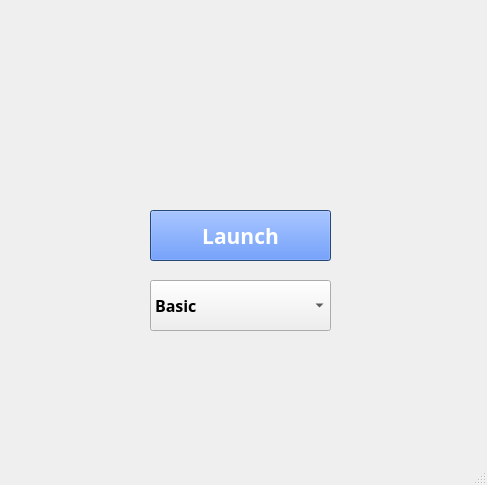
<?xml version="1.0" encoding="UTF-8"?>
<ui version="4.0">
 <class>MainWindow</class>
 <widget class="QMainWindow" name="MainWindow">
  <property name="geometry">
   <rect>
    <x>0</x>
    <y>0</y>
    <width>487</width>
    <height>485</height>
   </rect>
  </property>
  <property name="font">
   <font>
    <family>Waree</family>
    <pointsize>12</pointsize>
    <weight>75</weight>
    <bold>true</bold>
   </font>
  </property>
  <property name="windowTitle">
   <string>MainWindow</string>
  </property>
  <widget class="QWidget" name="centralwidget">
   <widget class="QComboBox" name="comboBox">
    <property name="geometry">
     <rect>
      <x>150</x>
      <y>280</y>
      <width>181</width>
      <height>51</height>
     </rect>
    </property>
    <item>
     <property name="text">
      <string>Basic</string>
     </property>
    </item>
    <item>
     <property name="text">
      <string>Traffic Signs</string>
     </property>
    </item>
    <item>
     <property name="text">
      <string>Food</string>
     </property>
    </item>
   </widget>
   <widget class="QPushButton" name="pushButton">
    <property name="geometry">
     <rect>
      <x>150</x>
      <y>210</y>
      <width>181</width>
      <height>51</height>
     </rect>
    </property>
    <property name="palette">
     <palette>
      <active>
       <colorrole role="WindowText">
        <brush brushstyle="SolidPattern">
         <color alpha="255">
          <red>0</red>
          <green>0</green>
          <blue>0</blue>
         </color>
        </brush>
       </colorrole>
       <colorrole role="Button">
        <brush brushstyle="SolidPattern">
         <color alpha="255">
          <red>51</red>
          <green>117</green>
          <blue>255</blue>
         </color>
        </brush>
       </colorrole>
       <colorrole role="Light">
        <brush brushstyle="SolidPattern">
         <color alpha="255">
          <red>78</red>
          <green>152</green>
          <blue>246</blue>
         </color>
        </brush>
       </colorrole>
       <colorrole role="Midlight">
        <brush brushstyle="SolidPattern">
         <color alpha="255">
          <red>65</red>
          <green>126</green>
          <blue>205</blue>
         </color>
        </brush>
       </colorrole>
       <colorrole role="Dark">
        <brush brushstyle="SolidPattern">
         <color alpha="255">
          <red>26</red>
          <green>50</green>
          <blue>82</blue>
         </color>
        </brush>
       </colorrole>
       <colorrole role="Mid">
        <brush brushstyle="SolidPattern">
         <color alpha="255">
          <red>34</red>
          <green>67</green>
          <blue>109</blue>
         </color>
        </brush>
       </colorrole>
       <colorrole role="Text">
        <brush brushstyle="SolidPattern">
         <color alpha="255">
          <red>0</red>
          <green>0</green>
          <blue>0</blue>
         </color>
        </brush>
       </colorrole>
       <colorrole role="BrightText">
        <brush brushstyle="SolidPattern">
         <color alpha="255">
          <red>255</red>
          <green>255</green>
          <blue>255</blue>
         </color>
        </brush>
       </colorrole>
       <colorrole role="ButtonText">
        <brush brushstyle="SolidPattern">
         <color alpha="255">
          <red>255</red>
          <green>255</green>
          <blue>255</blue>
         </color>
        </brush>
       </colorrole>
       <colorrole role="Base">
        <brush brushstyle="SolidPattern">
         <color alpha="255">
          <red>255</red>
          <green>255</green>
          <blue>255</blue>
         </color>
        </brush>
       </colorrole>
       <colorrole role="Window">
        <brush brushstyle="SolidPattern">
         <color alpha="255">
          <red>52</red>
          <green>101</green>
          <blue>164</blue>
         </color>
        </brush>
       </colorrole>
       <colorrole role="Shadow">
        <brush brushstyle="SolidPattern">
         <color alpha="255">
          <red>0</red>
          <green>0</green>
          <blue>0</blue>
         </color>
        </brush>
       </colorrole>
       <colorrole role="AlternateBase">
        <brush brushstyle="SolidPattern">
         <color alpha="255">
          <red>153</red>
          <green>178</green>
          <blue>209</blue>
         </color>
        </brush>
       </colorrole>
       <colorrole role="ToolTipBase">
        <brush brushstyle="SolidPattern">
         <color alpha="255">
          <red>255</red>
          <green>255</green>
          <blue>220</blue>
         </color>
        </brush>
       </colorrole>
       <colorrole role="ToolTipText">
        <brush brushstyle="SolidPattern">
         <color alpha="255">
          <red>0</red>
          <green>0</green>
          <blue>0</blue>
         </color>
        </brush>
       </colorrole>
       <colorrole role="PlaceholderText">
        <brush brushstyle="SolidPattern">
         <color alpha="128">
          <red>0</red>
          <green>0</green>
          <blue>0</blue>
         </color>
        </brush>
       </colorrole>
      </active>
      <inactive>
       <colorrole role="WindowText">
        <brush brushstyle="SolidPattern">
         <color alpha="255">
          <red>0</red>
          <green>0</green>
          <blue>0</blue>
         </color>
        </brush>
       </colorrole>
       <colorrole role="Button">
        <brush brushstyle="SolidPattern">
         <color alpha="255">
          <red>51</red>
          <green>117</green>
          <blue>255</blue>
         </color>
        </brush>
       </colorrole>
       <colorrole role="Light">
        <brush brushstyle="SolidPattern">
         <color alpha="255">
          <red>78</red>
          <green>152</green>
          <blue>246</blue>
         </color>
        </brush>
       </colorrole>
       <colorrole role="Midlight">
        <brush brushstyle="SolidPattern">
         <color alpha="255">
          <red>65</red>
          <green>126</green>
          <blue>205</blue>
         </color>
        </brush>
       </colorrole>
       <colorrole role="Dark">
        <brush brushstyle="SolidPattern">
         <color alpha="255">
          <red>26</red>
          <green>50</green>
          <blue>82</blue>
         </color>
        </brush>
       </colorrole>
       <colorrole role="Mid">
        <brush brushstyle="SolidPattern">
         <color alpha="255">
          <red>34</red>
          <green>67</green>
          <blue>109</blue>
         </color>
        </brush>
       </colorrole>
       <colorrole role="Text">
        <brush brushstyle="SolidPattern">
         <color alpha="255">
          <red>0</red>
          <green>0</green>
          <blue>0</blue>
         </color>
        </brush>
       </colorrole>
       <colorrole role="BrightText">
        <brush brushstyle="SolidPattern">
         <color alpha="255">
          <red>255</red>
          <green>255</green>
          <blue>255</blue>
         </color>
        </brush>
       </colorrole>
       <colorrole role="ButtonText">
        <brush brushstyle="SolidPattern">
         <color alpha="255">
          <red>255</red>
          <green>255</green>
          <blue>255</blue>
         </color>
        </brush>
       </colorrole>
       <colorrole role="Base">
        <brush brushstyle="SolidPattern">
         <color alpha="255">
          <red>255</red>
          <green>255</green>
          <blue>255</blue>
         </color>
        </brush>
       </colorrole>
       <colorrole role="Window">
        <brush brushstyle="SolidPattern">
         <color alpha="255">
          <red>52</red>
          <green>101</green>
          <blue>164</blue>
         </color>
        </brush>
       </colorrole>
       <colorrole role="Shadow">
        <brush brushstyle="SolidPattern">
         <color alpha="255">
          <red>0</red>
          <green>0</green>
          <blue>0</blue>
         </color>
        </brush>
       </colorrole>
       <colorrole role="AlternateBase">
        <brush brushstyle="SolidPattern">
         <color alpha="255">
          <red>153</red>
          <green>178</green>
          <blue>209</blue>
         </color>
        </brush>
       </colorrole>
       <colorrole role="ToolTipBase">
        <brush brushstyle="SolidPattern">
         <color alpha="255">
          <red>255</red>
          <green>255</green>
          <blue>220</blue>
         </color>
        </brush>
       </colorrole>
       <colorrole role="ToolTipText">
        <brush brushstyle="SolidPattern">
         <color alpha="255">
          <red>0</red>
          <green>0</green>
          <blue>0</blue>
         </color>
        </brush>
       </colorrole>
       <colorrole role="PlaceholderText">
        <brush brushstyle="SolidPattern">
         <color alpha="128">
          <red>0</red>
          <green>0</green>
          <blue>0</blue>
         </color>
        </brush>
       </colorrole>
      </inactive>
      <disabled>
       <colorrole role="WindowText">
        <brush brushstyle="SolidPattern">
         <color alpha="255">
          <red>26</red>
          <green>50</green>
          <blue>82</blue>
         </color>
        </brush>
       </colorrole>
       <colorrole role="Button">
        <brush brushstyle="SolidPattern">
         <color alpha="255">
          <red>51</red>
          <green>117</green>
          <blue>255</blue>
         </color>
        </brush>
       </colorrole>
       <colorrole role="Light">
        <brush brushstyle="SolidPattern">
         <color alpha="255">
          <red>78</red>
          <green>152</green>
          <blue>246</blue>
         </color>
        </brush>
       </colorrole>
       <colorrole role="Midlight">
        <brush brushstyle="SolidPattern">
         <color alpha="255">
          <red>65</red>
          <green>126</green>
          <blue>205</blue>
         </color>
        </brush>
       </colorrole>
       <colorrole role="Dark">
        <brush brushstyle="SolidPattern">
         <color alpha="255">
          <red>26</red>
          <green>50</green>
          <blue>82</blue>
         </color>
        </brush>
       </colorrole>
       <colorrole role="Mid">
        <brush brushstyle="SolidPattern">
         <color alpha="255">
          <red>34</red>
          <green>67</green>
          <blue>109</blue>
         </color>
        </brush>
       </colorrole>
       <colorrole role="Text">
        <brush brushstyle="SolidPattern">
         <color alpha="255">
          <red>26</red>
          <green>50</green>
          <blue>82</blue>
         </color>
        </brush>
       </colorrole>
       <colorrole role="BrightText">
        <brush brushstyle="SolidPattern">
         <color alpha="255">
          <red>255</red>
          <green>255</green>
          <blue>255</blue>
         </color>
        </brush>
       </colorrole>
       <colorrole role="ButtonText">
        <brush brushstyle="SolidPattern">
         <color alpha="255">
          <red>26</red>
          <green>50</green>
          <blue>82</blue>
         </color>
        </brush>
       </colorrole>
       <colorrole role="Base">
        <brush brushstyle="SolidPattern">
         <color alpha="255">
          <red>52</red>
          <green>101</green>
          <blue>164</blue>
         </color>
        </brush>
       </colorrole>
       <colorrole role="Window">
        <brush brushstyle="SolidPattern">
         <color alpha="255">
          <red>52</red>
          <green>101</green>
          <blue>164</blue>
         </color>
        </brush>
       </colorrole>
       <colorrole role="Shadow">
        <brush brushstyle="SolidPattern">
         <color alpha="255">
          <red>0</red>
          <green>0</green>
          <blue>0</blue>
         </color>
        </brush>
       </colorrole>
       <colorrole role="AlternateBase">
        <brush brushstyle="SolidPattern">
         <color alpha="255">
          <red>52</red>
          <green>101</green>
          <blue>164</blue>
         </color>
        </brush>
       </colorrole>
       <colorrole role="ToolTipBase">
        <brush brushstyle="SolidPattern">
         <color alpha="255">
          <red>255</red>
          <green>255</green>
          <blue>220</blue>
         </color>
        </brush>
       </colorrole>
       <colorrole role="ToolTipText">
        <brush brushstyle="SolidPattern">
         <color alpha="255">
          <red>0</red>
          <green>0</green>
          <blue>0</blue>
         </color>
        </brush>
       </colorrole>
       <colorrole role="PlaceholderText">
        <brush brushstyle="SolidPattern">
         <color alpha="128">
          <red>0</red>
          <green>0</green>
          <blue>0</blue>
         </color>
        </brush>
       </colorrole>
      </disabled>
     </palette>
    </property>
    <property name="font">
     <font>
      <family>Waree</family>
      <pointsize>16</pointsize>
      <weight>75</weight>
      <bold>true</bold>
     </font>
    </property>
    <property name="autoFillBackground">
     <bool>false</bool>
    </property>
    <property name="text">
     <string>Launch</string>
    </property>
   </widget>
  </widget>
  <widget class="QMenuBar" name="menubar">
   <property name="geometry">
    <rect>
     <x>0</x>
     <y>0</y>
     <width>487</width>
     <height>35</height>
    </rect>
   </property>
  </widget>
  <widget class="QStatusBar" name="statusbar"/>
 </widget>
 <resources/>
 <connections/>
</ui>
